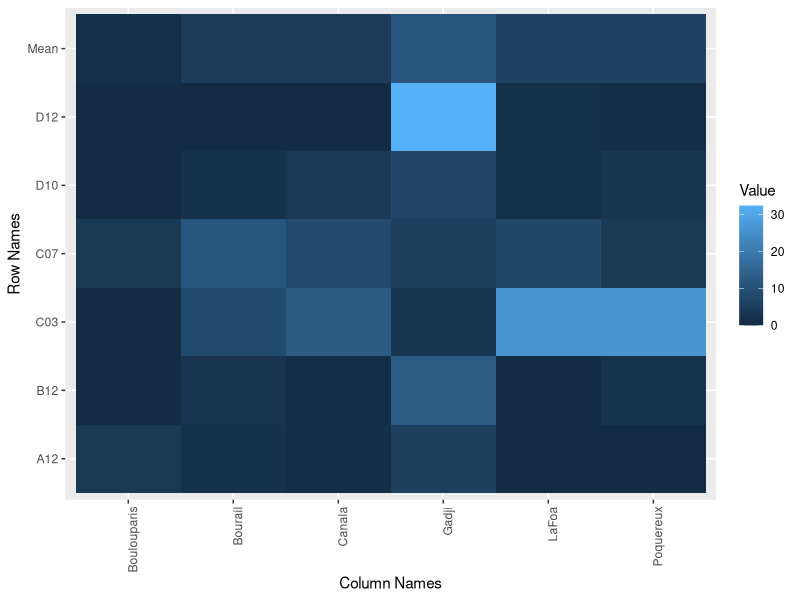

Reproduce this figure in R. (Note: this script raises an error after producing the figure.)
# Given data
data <- "
Boulouparis 3.7037037 0.0000000 0.000000 3.703704 0.000000 0.0000000 1.234568
Bourail 1.7094017 2.5641026 8.547009 11.111111 1.709402 0.0000000 4.273504
Canala 0.9433962 0.9433962 12.264151 8.490566 3.773585 0.0000000 4.402516
Gadji 5.6338028 12.6760563 2.816901 5.633803 7.042254 32.3943662 11.032864
LaFoa 0.0000000 0.0000000 26.250000 7.500000 1.250000 1.2500000 6.041667
Poquereux 0.0000000 1.8691589 26.168224 3.738318 2.803738 0.9345794 5.919003
"

# Convert the data into a dataframe
df <- read.table(text = data, header = FALSE)

# Set column names
colnames(df) <- c("Location", "A12", "B12", "C03", "C07", "D10", "D12", "Mean")

# Print the dataframe
print(df)
library(ggplot2)

# Assuming `Var1` and `Var2` are row and column names respectively
heatmap_data <- df[, -1]

# Melt the data for ggplot2
heatmap_data_melted <- reshape2::melt(df,value.name = "Location" )
colnames(heatmap_data_melted) <- c("location", "marker", "percent")

# Plot the heatmap
p1 <- ggplot(data = heatmap_data_melted, aes(x = location, y = marker, fill = percent)) + 
  geom_tile() +
  labs(x = "Column Names", y = "Row Names", fill = "Value") +
  theme(axis.text.x = element_text(angle = 90, hjust = 1))  # Rotate x-axis labels for better visibility
plot(a)




mpg <- transform(mpg, cyl = factor(cyl), trans = factor(trans), drv = factor(drv), fl = factor(fl), class = factor(class))
levels(mpg$trans) <- c(rep("auto", 8), rep("manual", 2))
str(mpg)
p2 <- ggplot(data   = mpg,              # spécifier les données
       mapping = aes(x = displ,    # mapper 'displ' à l'axe des x
                     y = hwy)) +   # mapper 'hwy' à l'axe des y
  geom_point()           

p3 <- ggplot(mtcars) + geom_smooth(aes(disp, qsec))
p3

library(patchwork)

a <- p1 + p2 / p3 
a




fis <- data.frame(
  Fis_W_and_C = c(0.05262381, 0.09439829, 0.17029220, 0.12144043, 0.15500499, 0.18009170),
  row.names = c("A12", "B12", "C03", "C07", "D10", "D12")
)

# Print the fis data frame
print(fis)


# Create a data frame
missing_data <- data.frame(
  A12 = c(3.7037037, 1.7094017, 0.9433962, 5.6338028, 0.0000000, 0.0000000, 3.0120482, 0.0000000, 1.8624642),
  B12 = c(0.0000000, 2.5641026, 0.9433962, 12.6760563, 0.0000000, 1.8691589, 4.8192771, 0.0000000, 3.2951289),
  C03 = c(0.000000, 8.547009, 12.264151, 2.816901, 26.250000, 26.168224, 7.228916, 0.000000, 12.320917),
  C07 = c(3.703704, 11.111111, 8.490566, 5.633803, 7.500000, 3.738318, 5.421687, 0.000000, 6.590258),
  D10 = c(0.000000, 1.709402, 3.773585, 7.042254, 1.250000, 2.803738, 7.228916, 0.000000, 3.868195),
  D12 = c(0.0000000, 0.0000000, 0.0000000, 32.3943662, 1.2500000, 0.9345794, 10.8433735, 16.6666667, 6.7335244),
  Mean = c(1.234568, 4.273504, 4.402516, 11.032864, 6.041667, 5.919003, 6.425703, 2.777778, 5.778415)
)

# Add row names
rownames(missing_data) <- c(
  "Boulouparis", "Bourail", "Canala", "Gadji", "LaFoa", "Poquereux", "PortLaguerre", "Sarramea", "Total"
)

# Print the data frame
print(missing_data)

missing_data_transposed <- t(missing_data)

missing_data_transposed_total <- as.data.frame(missing_data_transposed) %>% select("Total") 
missing_data_transposed_total <- subset(missing_data_transposed_total, !rownames(missing_data_transposed_total) %in% "Mean")
colnames(missing_data_transposed_total) <- ('Missing %')
fis_missing_merged <- merge(fis, missing_data_transposed_total, by="row.names",all.x=TRUE) %>% column_to_rownames('Row.names')
